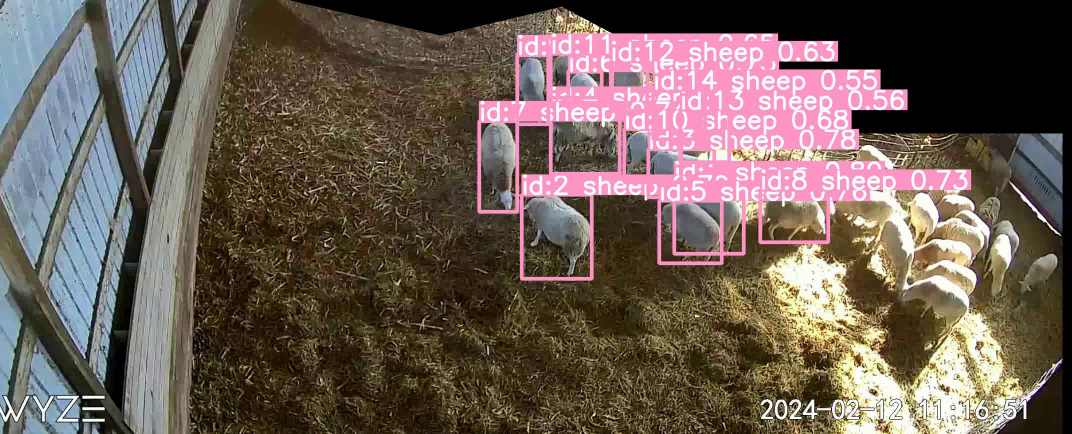
#> input picture frame 0 of yolo_tracking/runs/track/exp3/sheeps_30sec.avi, 2144 x 868 px, given in place of sheeps_30sec.mp4, which was not available (shown at 1/2 size)
$ python augmentation2.py
#> lines starting #> are read from the running program, lines starting #| are printed output that depends on the picture; pictures that were not available may be replaced by others from this repository, and a replacement may not be noted
#> further down, frame is the input picture: shape (868, 2144, 3); mean B, G, R 83.8, 92.7, 106.9
import cv2
import numpy as np
from skimage import exposure
from skimage.morphology import disk
from skimage.filters import rank

def apply_augmentation(frame):
    # # Change brightness
    # frame = cv2.convertScaleAbs(frame, alpha=1, beta=10)  # Increase brightness

    # Change exposure (gamma correction)
    gamma = 0.5
    frame = cv2.pow(frame / 255.0, gamma)
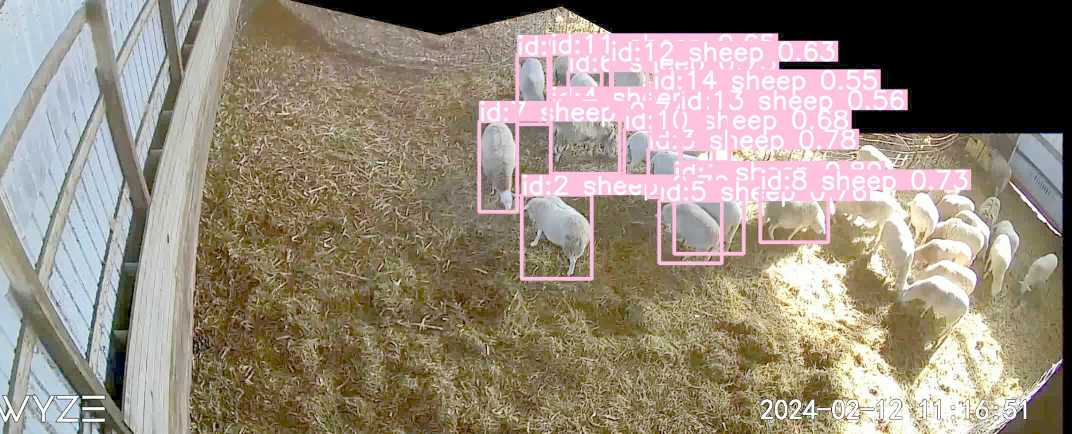
#> frame: shape (868, 2144, 3) float64 (shown at 1/2 size); mean of channels 0, 1, 2 0.485, 0.542, 0.586; drawn as B, G, R
    frame = (frame * 255).astype('uint8')

    # # Convert to YUV color space
    # yuv = cv2.cvtColor(frame, cv2.COLOR_BGR2YUV)

    # # Apply CLAHE to Y channel (luminance)
    # clahe = cv2.createCLAHE(clipLimit=2.0, tileGridSize=(8, 8))
    # yuv[:, :, 0] = clahe.apply(yuv[:, :, 0])

    # # Convert back to BGR
    # frame = cv2.cvtColor(yuv, cv2.COLOR_YUV2BGR)

    # Change saturation and hue
    hsv = cv2.cvtColor(frame, cv2.COLOR_BGR2HSV)
#> hsv: shape (868, 2144, 3); mean H, S, V 47.2, 63, 151.8
    hsv[:, :, 1] = hsv[:, :, 1] * 1.8  # Increase saturation
#> hsv: shape (868, 2144, 3); mean H, S, V 47.2, 90.5, 151.8
    hsv[:, :, 0] = (hsv[:, :, 0] + 10) % 180  # Increase hue by 10 degrees
#> hsv: shape (868, 2144, 3); mean H, S, V 56.2, 90.5, 151.8
    frame = cv2.cvtColor(hsv, cv2.COLOR_HSV2BGR)
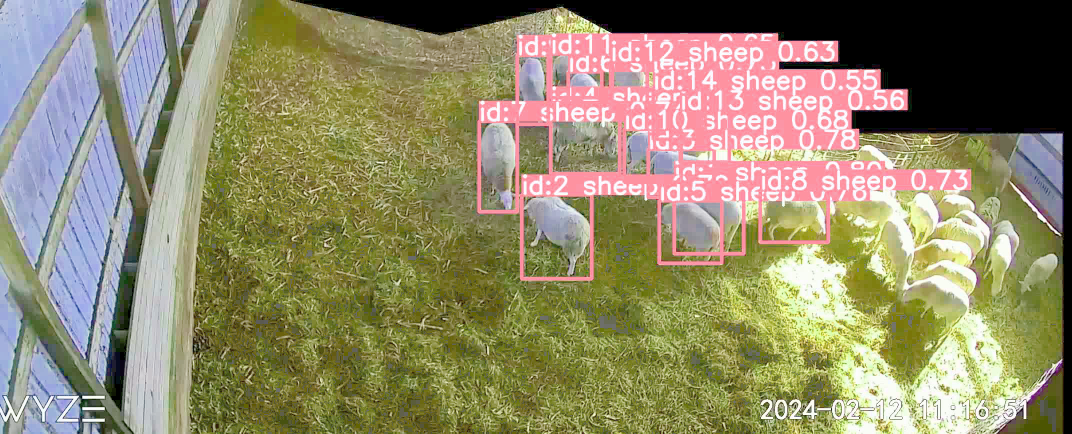
#> frame: shape (868, 2144, 3) (shown at 1/2 size); mean B, G, R 105.3, 137.5, 144.2

    return frame

def apply_contrast_change(frame):
    # Convert frame to float
    frame = frame.astype('float64') / 255

    # Global equalize
    frame_rescale = exposure.equalize_hist(frame)
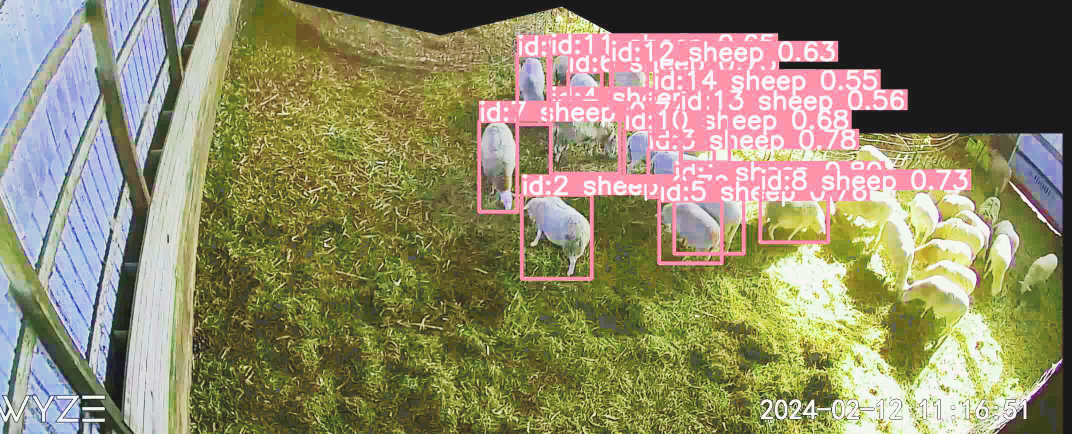
#> frame_rescale: shape (868, 2144, 3) float64 (shown at 1/2 size); mean of channels 0, 1, 2 0.415, 0.542, 0.564; drawn as B, G, R

    # Equalization
    frame_eq = exposure.equalize_adapthist(frame_rescale, clip_limit=0.03)
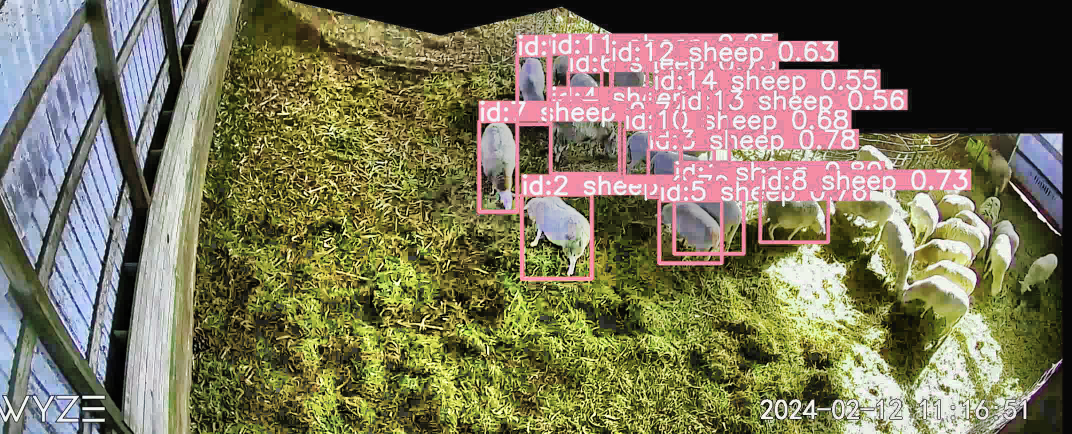
#> frame_eq: shape (868, 2144, 3) float64 (shown at 1/2 size); mean of channels 0, 1, 2 0.358, 0.464, 0.487; drawn as B, G, R

    # Convert frame back to uint8
    frame_eq = (frame_eq * 255).astype('uint8')

    return frame_eq

# Open video file
video_capture = cv2.VideoCapture('sheeps_30sec.mp4')

# Get video properties
fps = video_capture.get(cv2.CAP_PROP_FPS)

# # Define codec and create VideoWriter object
# output_video = cv2.VideoWriter('output_video4_noresize.avi', cv2.VideoWriter_fourcc(*'XVID'), fps, (640, 640))

frame_width = int(video_capture.get(cv2.CAP_PROP_FRAME_WIDTH))
frame_height = int(video_capture.get(cv2.CAP_PROP_FRAME_HEIGHT))
output_video = cv2.VideoWriter('output_video4.avi', cv2.VideoWriter_fourcc(*'XVID'), fps, (frame_width, frame_height))

# [9 lines of commented-out code are left out]
while True:
    ret, frame = video_capture.read()
    if not ret:
        break

    # Resize frame to 640x640
    # frame = cv2.resize(frame, (640, 640))

    # Apply augmentation
    augmented_frame = apply_augmentation(frame)

    # Apply contrast change
    contrast_changed_frame = apply_contrast_change(augmented_frame)

    # Write contrast changed frame to output video
    output_video.write(contrast_changed_frame)

    cv2.imshow('Contrast Changed Video', contrast_changed_frame)
    if cv2.waitKey(1) & 0xFF == ord('q'):
#> (key q is pressed here)
        break

# Release resources
video_capture.release()
output_video.release()
cv2.destroyAllWindows()
